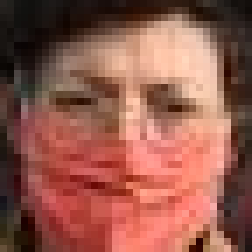
#> input picture dataset/withMask/1163.png, 36 x 36 px, found by its file name (shown 7 times larger); its folder holds only this picture in this run
$ jupyter execute --allow-errors percobaan1.ipynb   (older library calls are emulated)
#> lines starting #> are read from the running program, lines starting #| are printed output that depends on the picture
[cell 1]
# Import library yang kalian butuhkan
import os
import cv2 as cv
import matplotlib.pyplot as plt
import numpy as np
import pandas as pd
from sklearn.model_selection import train_test_split, cross_val_predict
from sklearn.metrics import accuracy_score, classification_report
from skimage.feature import graycomatrix, graycoprops
from scipy.stats import entropy
from sklearn.ensemble import RandomForestClassifier
from sklearn.svm import SVC
from sklearn.neighbors import KNeighborsClassifier
from sklearn.metrics import accuracy_score, precision_score, recall_score, f1_score, confusion_matrix, classification_report
from sklearn.metrics import (confusion_matrix, ConfusionMatrixDisplay)
import seaborn as sns
import pywt

## Data Loading

Buat struktur folder dataset sebagai berikut:
```
.
└──dataset
    ├── label1
	├── image1.jpg
	├── image2.jpg
	└── image3.jpg
    ├── label2
    └── label3
    └── dst...
```

[cell 2]
data = []
labels = []
file_name = []

for sub_folder in os.listdir("dataset\\"):
    sub_folder_files = os.listdir(os.path.join("dataset\\", sub_folder))
    for i, filename in enumerate(sub_folder_files):
        img_path = os.path.join("dataset\\", sub_folder, filename)
        img = cv.imread(img_path)
#> img is the input picture: shape (36, 36, 3); mean B, G, R 76.6, 89.5, 146.7
        img = cv.resize(img, (224, 224))
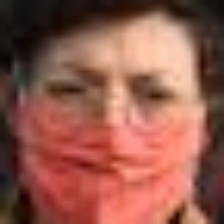
#> img: shape (224, 224, 3); mean B, G, R 76.4, 89.3, 146.6
        img = img.astype(np.uint8)
        img = cv.cvtColor(img, cv.COLOR_BGR2GRAY)
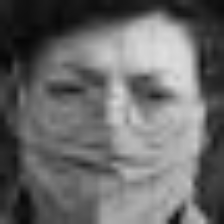
#> img: shape (224, 224); min 6, max 223, mean 105

        data.append(img)
        labels.append(sub_folder)
        name = os.path.splitext(filename)[0]
        file_name.append(filename)
#> pass 2 of the loop `for sub_folder in os.listdir("dataset\\"):`:
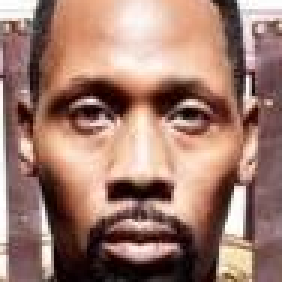
#> input picture dataset/withoutMask/1.png, 94 x 94 px, found by its file name (shown 3 times larger)
#> img is the input picture: shape (94, 94, 3); mean B, G, R 110.6, 123.1, 159.1
#> `img = cv.resize(img, (224, 224))`:
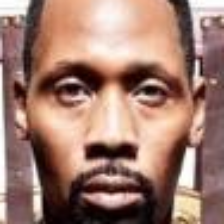
#> img: shape (224, 224, 3); mean B, G, R 110.5, 122.9, 158.9
#> `img = cv.cvtColor(img, cv.COLOR_BGR2GRAY)`:
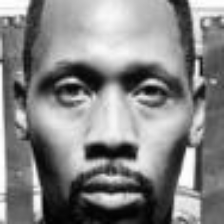
#> img: shape (224, 224); min 1, max 255, mean 132.3

data = np.array(data)
labels = np.array(labels)

## Data Augmentation

### Define Augmentation Function

[cell 3]
# melakukan augmentasi data
data_augmented = []
labels_augmented = []
paths_augmented = []
file_name_augmented = []
angles = [0, 45, 90, 135]

for i in range(len(data)):
    img = data[i]
    label = labels[i]
    name = file_name[i]

    (h, w) = img.shape[:2]
    center = (w // 2, h // 2)

    for angle in angles:
        M = cv.getRotationMatrix2D(center, angle, 1.0)
        rotated = cv.warpAffine(img, M, (w, h))

        data_augmented.append(rotated)
        labels_augmented.append(label)
        # Tambah keterangan rotasi ke nama file
        file_name_augmented.append(f"{os.path.splitext(name)[0]}_rot{angle}.jpg")
#> this loop made 2 passes
#> (label, name, h, w, center) on passes 1 to 2: ('withMask', '1163.png', 224, 224, (112, 112)), ('withoutMask', '1.png', 224, 224, (112, 112))
#> after the loop, data_augmented = 8 items; file_name_augmented = ['1163_rot0.jpg', '1163_rot45.jpg', '1163_rot90.jpg', '1163_rot135.jpg', '1_rot0.jpg', '1_rot45.jpg', '1_rot90.jpg', '1_rot135.jpg']; labels_augmented = ['withMask', 'withMask', 'withMask', 'withMask', 'withoutMask', 'withoutMask', 'withoutMask', 'withoutMask']

data_augmented = np.array(data_augmented)
labels_augmented = np.array(labels_augmented)

[cell 4]
print("Data sebelum augmentasi: ", len(data))
#| Data sebelum augmentasi:  2
print("Data setelah augmentasi: ", len(data_augmented))
#| Data setelah augmentasi:  8

## Data Preparation

### Define Preprocessing Function

[cell 5]
def prepro1(img):
    img_eq = cv.equalizeHist(img)

    kernel = np.array([[0, -1, 0],
                       [-1, 5, -1],
                       [0, -1, 0]])
    sharp_img = cv.filter2D(img_eq, -1, kernel)
    return sharp_img

def prepro2(img):
    img_eq = cv.equalizeHist(img)

    kernel = np.array([[0, -1, 0],
                       [-1, 5, -1],
                       [0, -1, 0]])
    sharp_img = cv.filter2D(img_eq, -1, kernel)

    median_img = cv.medianBlur(sharp_img, 3)
    img_blur = cv.GaussianBlur(median_img, (3,3), 0)
    return img_blur

def prepro3(img):
    img_eq = cv.equalizeHist(img)

    kernel = np.array([[0, -1, 0],
                       [-1, 5, -1],
                       [0, -1, 0]])
    sharp_img = cv.filter2D(img_eq, -1, kernel)

    median_img = cv.medianBlur(sharp_img, 3)
    img_blur = cv.GaussianBlur(median_img, (3,3), 0)
    return img_blur

### Preprocessing

[cell 6]
# pada bagian ini bisa gunakan data yang sebelum augmentasi atau setelah augmentasi
dataPreprocessed = []
for i in range(len(data)): # Loop through each image and do preprocessing
	img = data[i]
    # coba pakai salah satu prepro, misal prepro1
	img_proc = prepro1(img)
	dataPreprocessed.append(img_proc)
#> this loop made 2 passes
#> kernel in prepro1 on passes 1 to 2: [[0, -1, 0], [-1, 5, -1], [0, -1, 0]], [[0, -1, 0], [-1, 5, -1], [0, -1, 0]]
#> pass 1, in prepro1, `img_eq = cv.equalizeHist(img)`:
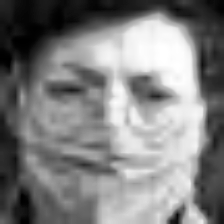
#> img_eq: shape (224, 224); min 0, max 255, mean 128.1
#> pass 2, in prepro1 (call 2), `img_eq = cv.equalizeHist(img)`:
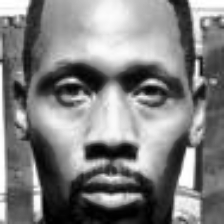
#> img_eq: shape (224, 224); min 0, max 255, mean 128
#> pass 2, in prepro1 (call 2), `sharp_img = cv.filter2D(img_eq, -1, kernel)`:
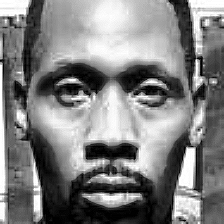
#> sharp_img: shape (224, 224); min 0, max 255, mean 127.8
#> after the loop, dataPreprocessed = 2 items

### Feature Extraction

[cell 7]
def glcm(image, derajat):
    if derajat == 0:
        angles = [0]
    elif derajat == 45:
        angles = [np.pi / 4]
    elif derajat == 90:
        angles = [np.pi / 2]
    elif derajat == 135:
        angles = [3 * np.pi / 4]
    else:
        raise ValueError("Invalid angle. It should be one of the following: 0, 45, 90, 135.")

    # mengembalikan matrix glcm dari image
    glcm = graycomatrix(image, [1], angles, 256, symmetric=True, normed=True)
    return glcm

[cell 8]
def correlation(matriks):
	return graycoprops(matriks, 'correlation')[0, 0]

[cell 9]
def dissimilarity(matriks):
    return graycoprops(matriks, 'dissimilarity')[0, 0]

[cell 10]
def homogenity(matriks):
    return graycoprops(matriks, 'homogeneity')[0, 0]

[cell 11]
def contrast(matriks):
    return graycoprops(matriks, 'contrast')[0, 0]

[cell 12]
def ASM(matriks):
    return graycoprops(matriks, 'ASM')[0, 0]

[cell 13]
def energy(matriks):
    return graycoprops(matriks, 'energy')[0, 0]

[cell 14]
def entropyGlcm(matriks):
    return entropy(matriks.ravel())

[cell 15]
Derajat0 = []
Derajat45 = []
Derajat90 = []
Derajat135 = []
for i in range(len(dataPreprocessed)):
    D0 = glcm(dataPreprocessed[i], 0)
    D45 = glcm(dataPreprocessed[i], 45)
    D90 = glcm(dataPreprocessed[i], 90)
    D135 = glcm(dataPreprocessed[i], 135)
    Derajat0.append(D0)
    Derajat45.append(D45)
    Derajat90.append(D90)
    Derajat135.append(D135)
#> this loop made 2 passes
#> after the loop, Derajat0 = 2 items; Derajat135 = 2 items; Derajat45 = 2 items; Derajat90 = 2 items

[cell 16]
Kontras0, Kontras45, Kontras90, Kontras135 = [], [], [], []
dissimilarity0, dissimilarity45, dissimilarity90, dissimilarity135 =  [], [], [], []
homogenity0, homogenity45, homogenity90, homogenity135 = [], [], [], []
entropy0, entropy45, entropy90, entropy135 =  [], [], [], []
ASM0, ASM45, ASM90, ASM135 =  [], [], [], []
energy0, energy45, energy90, energy135 =  [], [], [], []
correlation0, correlation45, correlation90, correlation135 = [], [], [], []

[cell 17]
for i in range(len(dataPreprocessed)):
    C0 = correlation(Derajat0[i])
    correlation0.append(C0)
    C45 = correlation(Derajat45[i])
    correlation45.append(C45)
    C90 = correlation(Derajat90[i])
    correlation90.append(C90)
    C135 = correlation(Derajat135[i])
    correlation135.append(C135)
#> this loop made 2 passes
#> (C0, C45, C90, C135) on passes 1 to 2: (0.994, 0.991, 0.995, 0.991), (0.967, 0.947, 0.973, 0.946)
#> after the loop, correlation0 = [0.994, 0.967]; correlation135 = [0.991, 0.946]; correlation45 = [0.991, 0.947]; correlation90 = [0.995, 0.973]

[cell 18]
for i in range(len(data)):
    K0 = contrast(Derajat0[i])
    K45 = contrast(Derajat45[i])
    K90 = contrast(Derajat90[i])
    K135 = contrast(Derajat135[i])
    Kontras0.append(K0)
    Kontras45.append(K45)
    Kontras90.append(K90)
    Kontras135.append(K135)
#> this loop made 2 passes
#> (K0, K45, K90, K135) on passes 1 to 2: (67.39, 95.46, 60.54, 102.4), (386.8, 627.6, 317.1, 643.4)
#> after the loop, Kontras0 = [67.39, 386.8]; Kontras135 = [102.4, 643.4]; Kontras45 = [95.46, 627.6]; Kontras90 = [60.54, 317.1]

[cell 19]
for i in range(len(data)):
    Dis0 = dissimilarity(Derajat0[i])
    Dis45 = dissimilarity(Derajat45[i])
    Dis90 = dissimilarity(Derajat90[i])
    Dis135 = dissimilarity(Derajat135[i])
    dissimilarity0.append(Dis0)
    dissimilarity45.append(Dis45)
    dissimilarity90.append(Dis90)
    dissimilarity135.append(Dis135)
#> this loop made 2 passes
#> (Dis0, Dis45, Dis90, Dis135) on passes 1 to 2: (5.58, 6.7, 5.47, 6.93), (11.09, 14.8, 9.9, 14.97)
#> after the loop, dissimilarity0 = [5.58, 11.09]; dissimilarity135 = [6.93, 14.97]; dissimilarity45 = [6.7, 14.8]; dissimilarity90 = [5.47, 9.9]

[cell 20]
for i in range(len(data)):
    H0 = homogenity(Derajat0[i])
    H45 = homogenity(Derajat45[i])
    H90 = homogenity(Derajat90[i])
    H135 = homogenity(Derajat135[i])
    homogenity0.append(H0)
    homogenity45.append(H45)
    homogenity90.append(H90)
    homogenity135.append(H135)
#> this loop made 2 passes
#> (H0, H45, H90, H135) on passes 1 to 2: (0.211, 0.179, 0.214, 0.173), (0.156, 0.127, 0.172, 0.124)
#> after the loop, homogenity0 = [0.211, 0.156]; homogenity135 = [0.173, 0.124]; homogenity45 = [0.179, 0.127]; homogenity90 = [0.214, 0.172]

[cell 21]
for i in range(len(data)):
    E0 = entropyGlcm(Derajat0[i])
    E45 = entropyGlcm(Derajat45[i])
    E90 = entropyGlcm(Derajat90[i])
    E135 = entropyGlcm(Derajat135[i])
    entropy0.append(E0)
    entropy45.append(E45)
    entropy90.append(E90)
    entropy135.append(E135)
#> this loop made 2 passes
#> (E0, E45, E90, E135) on passes 1 to 2: (8.71, 8.88, 8.7, 8.91), (9.2, 9.44, 9.1, 9.45)
#> after the loop, entropy0 = [8.71, 9.2]; entropy135 = [8.91, 9.45]; entropy45 = [8.88, 9.44]; entropy90 = [8.7, 9.1]

[cell 22]
for i in range(len(data)):
    A0 = ASM(Derajat0[i])
    A45 = ASM(Derajat45[i])
    A90 = ASM(Derajat90[i])
    A135 = ASM(Derajat135[i])
    ASM0.append(A0)
    ASM45.append(A45)
    ASM90.append(A90)
    ASM135.append(A135)
#> this loop made 2 passes
#> (A0, A45, A90, A135) on passes 1 to 2: (0.000253, 0.000216, 0.000261, 0.000214), (0.000344, 0.000191, 0.000422, 0.000191)
#> after the loop, ASM0 = [0.000253, 0.000344]; ASM135 = [0.000214, 0.000191]; ASM45 = [0.000216, 0.000191]; ASM90 = [0.000261, 0.000422]

[cell 23]
for i in range(len(data)):
    ER0 = energy(Derajat0[i])
    ER45 = energy(Derajat45[i])
    ER90 = energy(Derajat90[i])
    ER135 = energy(Derajat135[i])
    energy0.append(ER0)
    energy45.append(ER45)
    energy90.append(ER90)
    energy135.append(ER135)
#> this loop made 2 passes
#> (ER0, ER45, ER90, ER135) on passes 1 to 2: (0.0159, 0.0147, 0.0161, 0.0146), (0.0186, 0.0138, 0.0205, 0.0138)
#> after the loop, energy0 = [0.0159, 0.0186]; energy135 = [0.0146, 0.0138]; energy45 = [0.0147, 0.0138]; energy90 = [0.0161, 0.0205]

### Write the extraction's results to CSV

[cell 24]
dataTable = {'Filename': file_name, 'Label': labels,
        'Contrast0': Kontras0, 'Contrast45': Kontras45, 'Contrast90': Kontras90, 'Contrast135': Kontras135,
        'Homogeneity0': homogenity0, 'Homogeneity45': homogenity45, 'Homogeneity90': homogenity90, 'Homogeneity135': homogenity135,
        'Dissimilarity0': dissimilarity0, 'Dissimilarity45': dissimilarity45, 'Dissimilarity90': dissimilarity90, 'Dissimilarity135': dissimilarity135,
        'Entropy0': entropy0, 'Entropy45': entropy45, 'Entropy90': entropy90, 'Entropy135': entropy135,
        'ASM0': ASM0, 'ASM45': ASM45, 'ASM90': ASM90, 'ASM135': ASM135,
        'Energy0': energy0, 'Energy45': energy45, 'Energy90': energy90, 'Energy135': energy135,
        'Correlation0': correlation0, 'Correlation45': correlation45, 'Correlation90': correlation90, 'Correlation135': correlation135,
        }
df = pd.DataFrame(dataTable)
#> df = table of 2 rows and 30 columns
df.to_csv('hasil_ekstraksi_1.csv', index=False)

hasilEkstrak = pd.read_csv('hasil_ekstraksi_1.csv')
#> (reads hasil_ekstraksi_1.csv from the repository)
hasilEkstrak

### Features Selection

pada bagian seleksi fitur ini bisa menggunakan metode seperti
- PCA
- LDA
- t-SNE
- Chi-square
- ANOVA
- Autoencoder
- correlation
- dll

berikut contoh menggunakan correlation:

[cell 25]
# Menghitung korelasi
correlation = hasilEkstrak.drop(columns=['Label','Filename']).corr()

# Menyaring fitur yang memiliki korelasi absolut lebih dari 0.95 dengan label
threshold = 0.95 # atur threshold ini untuk menentukan seberapa besar korelasi yang ingin disaring
selectionFeature = []
columns = np.full((correlation.shape[0],), True, dtype=bool)
for i in range(correlation.shape[0]):
	for j in range(i+1, correlation.shape[0]):
		if correlation.iloc[i,j] >= threshold:
			if columns[j]:
				columns[j] = False
select = hasilEkstrak.drop(columns=['Label','Filename']).columns[columns]
x_new = hasilEkstrak[select]
x_new
y = hasilEkstrak['Label']
plt.figure(figsize=(17,17))
sns.heatmap(x_new.corr(), annot=True, cmap='Blues', fmt=".2f")
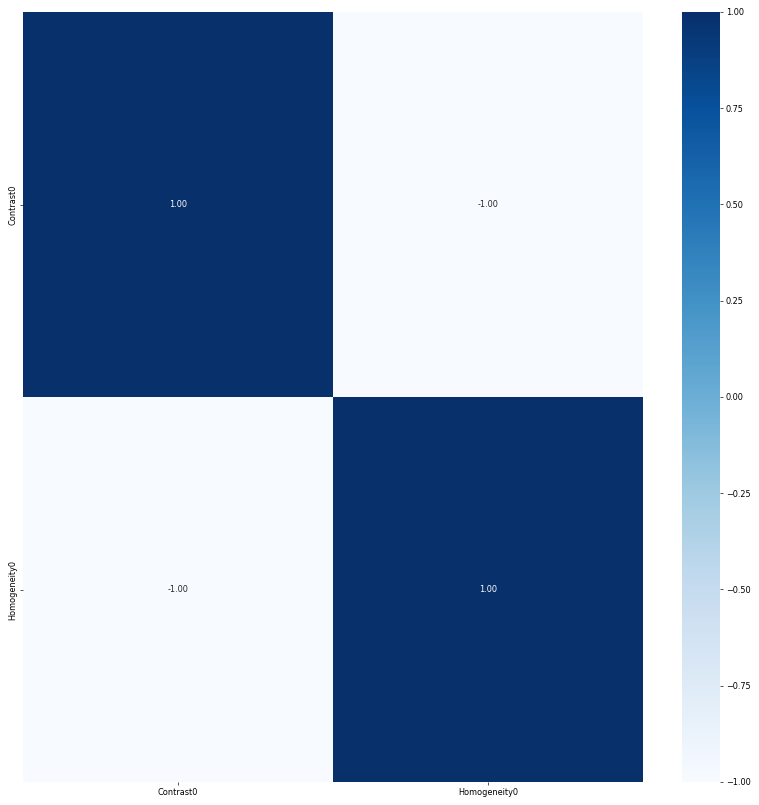
#> figure drawn by matplotlib, 2 panels

## Splitting Data

[cell 26]
# ubah bagian test_size sesuai kebutuhan
# 0.3 = 30% data untuk testing (train/test 70/30)
# 0.2 = 20% data untuk testing (train/test 80/20)
X_train, X_test, y_train, y_test = train_test_split(x_new, y, test_size=0.2, random_state=42)
print(X_train.shape)
print(X_test.shape)

## Feature Normalization

berikut metode normalisasi yang bisa digunakan:
- Min-Max Scaling
- Standardization (Z-score)
- Robust Scaling
- MaxAbsScaler
- dll

berikut contoh menggunakan Standardization (Z-score):

[cell 27]
# normalisasi mean std
X_test = (X_test - X_train.mean()) / X_train.std()
X_train = (X_train - X_train.mean()) / X_train.std()

## Modeling

### Define Model

[cell 28]
def generateClassificationReport(y_true, y_pred):
	print(classification_report(y_true, y_pred))
	print(confusion_matrix(y_true, y_pred))
	print('Accuracy:', accuracy_score(y_true, y_pred))

# Define classifiers
rf = RandomForestClassifier(n_estimators=5, random_state=42)
svm = SVC(kernel='rbf', random_state=42)
knn = KNeighborsClassifier(n_neighbors=5)

### Train Random Forest Classifier

[cell 29]
# Train Random Forest Classifier
rf.fit(X_train, y_train)

# Make predictions and evaluate the model with the training set
print("------Training Set------")
y_pred = rf.predict(X_train)
generateClassificationReport( y_train, y_pred)

# Make predictions and evaluate the model with the testing set
print("\n------Testing Set------")
y_pred = rf.predict(X_test)
generateClassificationReport( y_test, y_pred)

### Train SVM Classifier

#> (a cell that did not finish here is left out)

### Train KNN Classifier

#> (a cell that did not finish here is left out)

## Evaluation With Confusion Matrix

[cell 32]
def plot_confusion_matrix(y_true, y_pred, title):
#> called with y_pred = array of shape (1,), title = 'Random Forest Confusion Matrix'
    cm = confusion_matrix(y_true, y_pred)
    disp = ConfusionMatrixDisplay(confusion_matrix=cm)
    disp.plot(cmap=plt.cm.Blues)
    plt.title(title)
    plt.show()
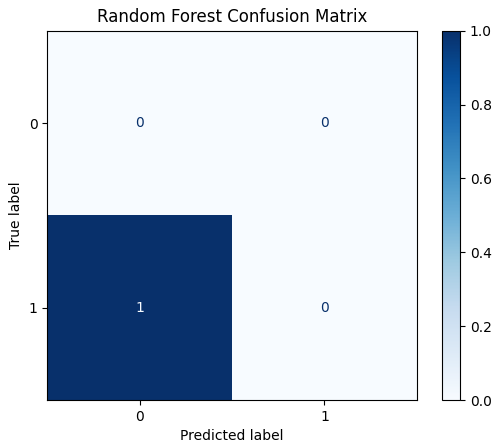
#> figure drawn by matplotlib, 2 panels

# Plot confusion matrix for Random Forest
plot_confusion_matrix(y_test, rf.predict(X_test), "Random Forest Confusion Matrix")
# Plot confusion matrix for SVM
#> (the rest of this cell did not finish here and is left out)
